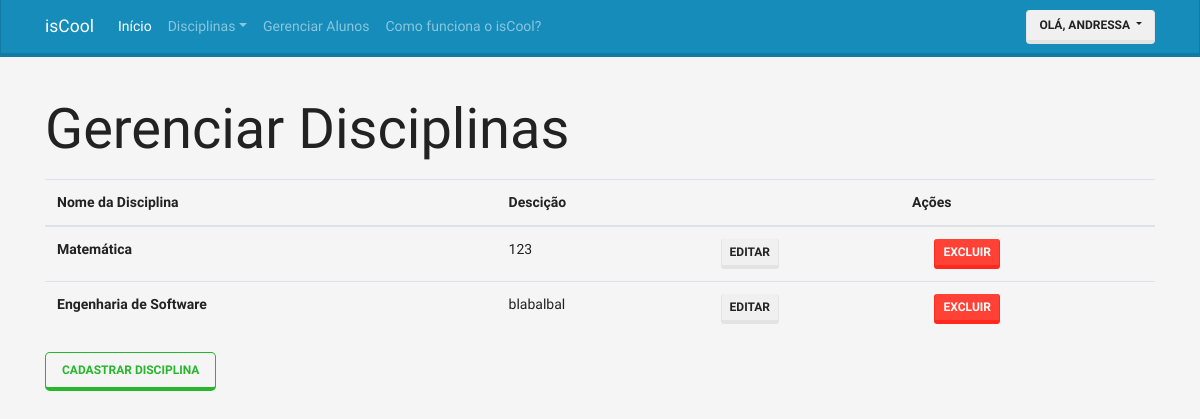
The app's page /disciplina/gerenciar-disciplina/ (signed in), older data.
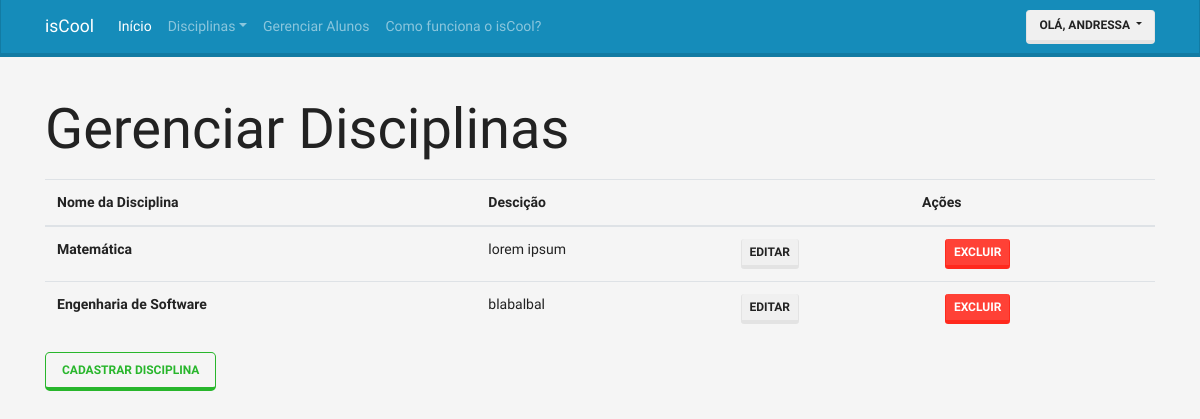
The same page, newer data.
### discipline/models.py (models this page shows, shortened)
class Discipline(models.Model):
    teacher = models.ForeignKey('accounts.User', verbose_name='Professor(a)', on_delete=models.DO_NOTHING)
    name = models.CharField('Nome', max_length=25)
    description = models.TextField('Descição')
    class Meta:
        verbose_name = 'Disciplina'
        verbose_name_plural = 'Disciplinas'

### accounts/models.py (called while the page is built)
    def __str__(self):
        return self.name or self.username

    def get_short_name(self):
        return str(self).split(" ")[0]

### discipline/views.py (called while the page is built)
    def __call__(self, request):
        if request.user.is_teacher == False:
            return redirect('error')
        context = {
            'disciplines': Discipline.objects.all(),
        }
        return render(request, 'discipline/manager-discipline.html', context)

### discipline/templates/discipline/manager-discipline.html
{% extends "base.html" %}
{% load widget_tweaks %}
{% block container %}
  <div class="container margin-top">
    <p class="display-4">Gerenciar Disciplinas</p>
    <table class="table table-hover">
        <thead>
          <tr>
            <th scope="col">Nome da Disciplina</th>
            <th scope="col">Descição</th>
            <th colspan="2" style="text-align: center">Ações</th>
          </tr>
        </thead>
        <tbody>
        {% for discipline in disciplines %}
          {% if discipline.teacher == user %}
            <tr>
              <th scope="row">{{discipline.name}}</th>
              <td>{{discipline.description}}</td>
              <td><a class="btn btn-secondary btn-sm" href="{% url 'discipline:editDiscipline' discipline.id %}" role="button">Editar</a></td>
              <td><a class="btn btn-danger btn-sm" href="{% url 'discipline:deleteDiscipline' discipline.id %}" role="button">Excluir</a></td>
            </tr>
          {% endif %}
        {% endfor %}
        </tbody>
    </table>
    <a class="btn btn-outline-success btn-lg" href="{% url 'discipline:addDiscipline' %}" role="button">Cadastrar Disciplina</a>
    </div>
{% endblock %}

Row changes from the older to the newer data that the page shows:
changed Discipline "Matemática": description "123" → "lorem ipsum"
